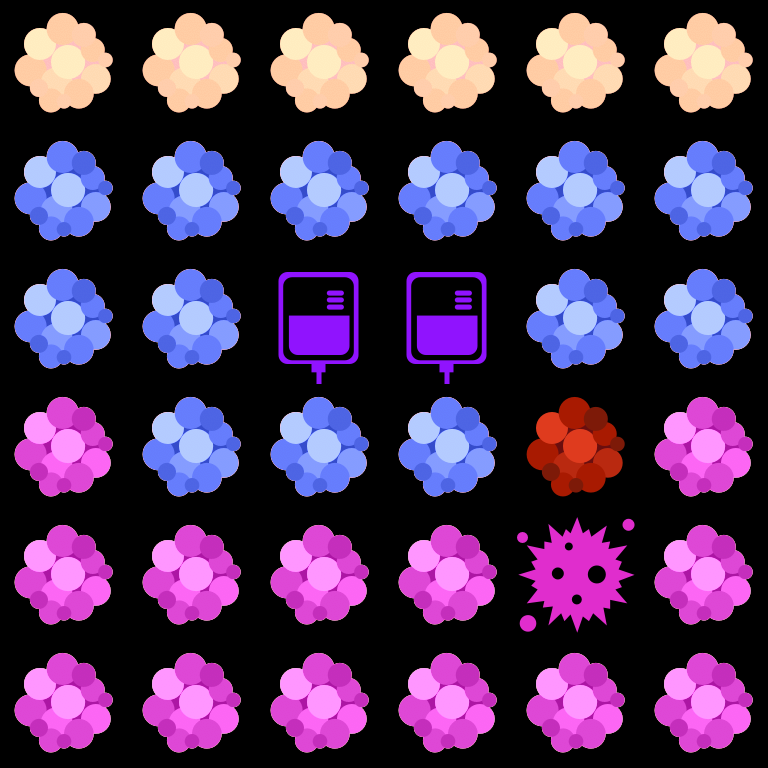

This is a level from a 2D game, rendered from its Tiled map with the project's own tilesets. A one-line summary and the complete map file follow:
An orthogonal 6x6 tile map with 128x128 px tiles, 1 tile layer (Tile Layer 1).

<map version="1.0" tiledversion="1.0.3" orientation="orthogonal" renderorder="right-down" width="6" height="6" tilewidth="128" tileheight="128" nextobjectid="1">
 <tileset firstgid="1" name="Tiles" tilewidth="128" tileheight="128" tilecount="14" columns="7">
  <image source="../images/Tiles.png" width="896" height="256" />
 </tileset>
 <layer name="Tile Layer 1" width="6" height="6">
  <data encoding="csv">
14,14,14,14,14,14,
2,2,2,2,2,2,
2,2,5,5,2,2,
6,2,2,2,13,6,
6,6,6,6,7,6,
6,6,6,6,6,6
</data>
 </layer>
</map>
